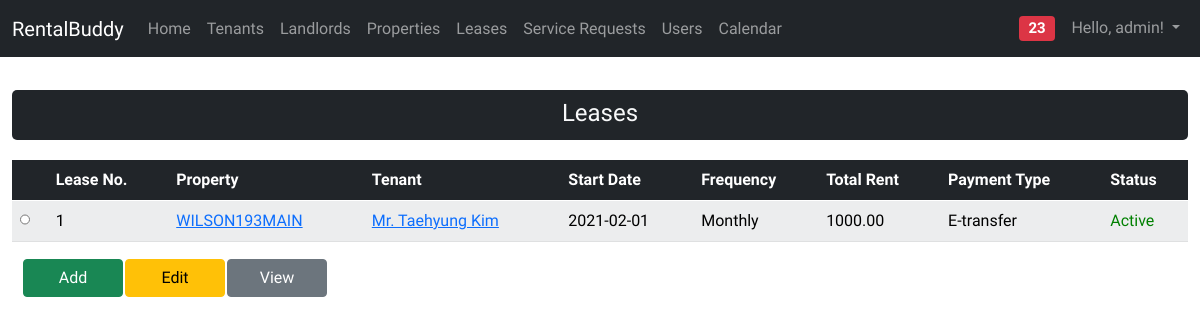
The app's page /pages/leases.php (signed in) with its own data.
### tables this page shows
CREATE TABLE `leases` (
  `lease_id` int(11) NOT NULL,
  `rental_property_id` int(11) NOT NULL,
  `tenant_id` int(11) NOT NULL,
  `start_date` date NOT NULL,
  `end_date` date DEFAULT NULL,
  `payment_day` int(11) NOT NULL DEFAULT 1,
  `payment_frequency_code` varchar(20) NOT NULL,
  `base_rent_amount` decimal(10,2) NOT NULL DEFAULT 0.00,
  `parking_amount` decimal(10,2) NOT NULL DEFAULT 0.00,
  `other_amount` decimal(10,2) NOT NULL DEFAULT 0.00,
  `payable_to` varchar(50) NOT NULL,
  `deposit_amount` decimal(10,2) NOT NULL DEFAULT 0.00,
  `key_deposit` decimal(10,2) NOT NULL DEFAULT 0.00,
  `payment_type_code` varchar(20) NOT NULL,
  `include_electricity` tinyint(1) NOT NULL DEFAULT 0,
  `include_heat` tinyint(1) NOT NULL DEFAULT 0,
  `include_water` tinyint(1) NOT NULL DEFAULT 0,
  `insurancy_policy_number` varchar(50) DEFAULT NULL,
  `status_code` varchar(20) NOT NULL,
  `last_updated` datetime NOT NULL DEFAULT current_timestamp(),
  `last_updated_user_id` varchar(50) NOT NULL
);

CREATE TABLE `rental_properties` (
  `rental_property_id` int(11) NOT NULL,
  `listing_reference` varchar(20) NOT NULL,
  `address_1` varchar(50) NOT NULL,
  `address_2` varchar(50) DEFAULT NULL,
  `city` varchar(50) NOT NULL,
  `province_code` varchar(2) NOT NULL DEFAULT 'ON',
  `postal_code` varchar(10) NOT NULL,
  `latitude` varchar(20) DEFAULT NULL,
  `longitude` varchar(20) DEFAULT NULL,
  `number_bedrooms` int(11) NOT NULL,
  `property_type_code` varchar(20) NOT NULL,
  `parking_space_type_code` varchar(20) NOT NULL,
  `number_parking_spaces` int(11) NOT NULL DEFAULT 0,
  `rental_duration_code` varchar(20) NOT NULL DEFAULT 'monthly',
  `smoking_allowed` tinyint(1) NOT NULL DEFAULT 0,
  `insurance_required` tinyint(1) NOT NULL DEFAULT 1,
  `status_code` varchar(20) NOT NULL,
  `last_updated` datetime NOT NULL DEFAULT current_timestamp(),
  `last_updated_user_id` varchar(50) NOT NULL
);

CREATE TABLE `codes` (
  `code_id` int(11) NOT NULL,
  `code_type` varchar(20) NOT NULL,
  `code_value` varchar(20) NOT NULL,
  `description` varchar(50) NOT NULL,
  `is_default` int(11) NOT NULL DEFAULT 0,
  `sort_order` int(11) NOT NULL DEFAULT 0,
  `is_enabled` tinyint(1) NOT NULL DEFAULT 1,
  `css_styling` varchar(200) DEFAULT NULL
);

### dal/leases_dal.php (the view, shortened to what this page needs)
<?php
function getLeases()
{
    $db_conn = connectDB();
    $querySQL = "select
            l.lease_id
            , l.start_date
            , l.rental_property_id
            , rp.listing_reference
            , l.tenant_id
            , trim( concat(ifnull(salutations.description, ''), ' ', t.first_name, ' ', t.last_name ) ) as tenant_name
            , l.payment_day
            , l.payment_frequency_code
            , frequency_codes.description as frequency_code_description
            , l.base_rent_amount
            , ( l.base_rent_amount + l.parking_amount + l.other_amount ) as total_amount
            , l.payment_type_code
            , payment_types.description as payment_type_description
            , status_codes.description as status_code
        from leases l
        inner join tenants t on t.tenant_id = l.tenant_id
        inner join rental_properties rp on rp.rental_property_id = l.rental_property_id
        inner join codes frequency_codes on frequency_codes.code_value = l.payment_frequency_code and frequency_codes.code_type = 'payment_frequency'
        inner join codes payment_types on payment_types.code_value = l.payment_type_code and payment_types.code_type = 'payment_type'
        inner join codes status_codes on status_codes.code_value = l.status_code and status_codes.code_type = 'lease_status'
        inner join codes salutations on salutations.code_value = t.salutation_code and salutations.code_type = 'salutation'";
    $querySQL .= " order by l.lease_id;";
    $text_search = '%' . $_SESSION['text-search'] . '%';
    $data = array(":text_search" => $text_search);
    $stmt = $db_conn->prepare($querySQL);
?>
    <div class="container-fluid">
            <legend class="text-light bg-dark" style="margin-top: 10px">Leases</legend>
            <table id="table-responsive" class="table table-light table-responsive table-striped">
                <thead class="table-dark">
                    <tr>
                        <th scope="col"></th>
                        <th scope="col">Lease No.</th>
                        <th scope="col">Property</th>
                        <th scope="col">Tenant</th>
                        <th scope="col">Start Date</th>
                        <th scope="col">Frequency</th>
                        <th scope="col">Total Rent</th>
                        <th scope="col">Payment Type</th>
                        <th scope="col">Status</th>
                    </tr>
                </thead>
                <tbody id="tbody-leases">
                    <?php
                    $status = $stmt->execute($data);
                    if ($status) {
                        if ($stmt->rowCount() > 0) {
                            while ($row = $stmt->fetch(PDO::FETCH_ASSOC)) {
                    ?>
                                <tr>
                                    <th><input type="radio" style="width:10px;" name="selected[]" value="<?php echo $row['lease_id']; ?>"></th>
                                    <td><?php echo $row["lease_id"]; ?></td>
                                    <td><a href="/pages/rental_properties.php"><?php echo $row["listing_reference"]; ?></a></td>
                                    <td><a href="/pages/tenants.php"><?php echo $row["tenant_name"]; ?></a></td>
                                    <td><?php echo $row["start_date"]; ?></td>
                                    <td><?php echo $row["frequency_code_description"]; ?></td>
                                    <td><?php echo $row["total_amount"]; ?></td>
                                    <td><?php echo $row["payment_type_description"]; ?></td>
                                    <td style=" <?php echo ($row["status_code"] === "Active" ? "color: green" : "color: red"); ?>">
                                        <?php echo $row["status_code"] ?>
                                    </td>
                                </tr>
                            <?php
                            }
                            ?>
                </tbody>
            </table>
    </div>
<?php
                        }
                    } else {
                        echo "<p>Error: " . $stmt->errorCode() . "<br>Message: " . implode($stmt->errorInfo()) . "</p><br>";
                        $db_conn = null;
                        exit(1);
                    }
                }
?>

### css/starter-template.css (style rules this page uses)
body { padding-top: 5rem; }

### pages/leases.php (style rules this page uses)
body { font-family: 'Metrophobic', sans-serif; font-size: 16px; }
legend { padding-top: 5px; border-radius: 5px; border: 5px; margin-bottom: 20px; text-align: center; height: 50px; vertical-align: middle !important; }

### records on screen
leases: lease_id "1", rental_property.listing_reference "WILSON193MAIN", tenant_name "Mr. Taehyung Kim", start_date "2021-02-01", codes.description "Monthly", total_amount "1000.00", codes.description "E-transfer", codes.description "Active"

### other values on screen
$_SESSION['CURRENT_USER']['user_name'] "admin"
